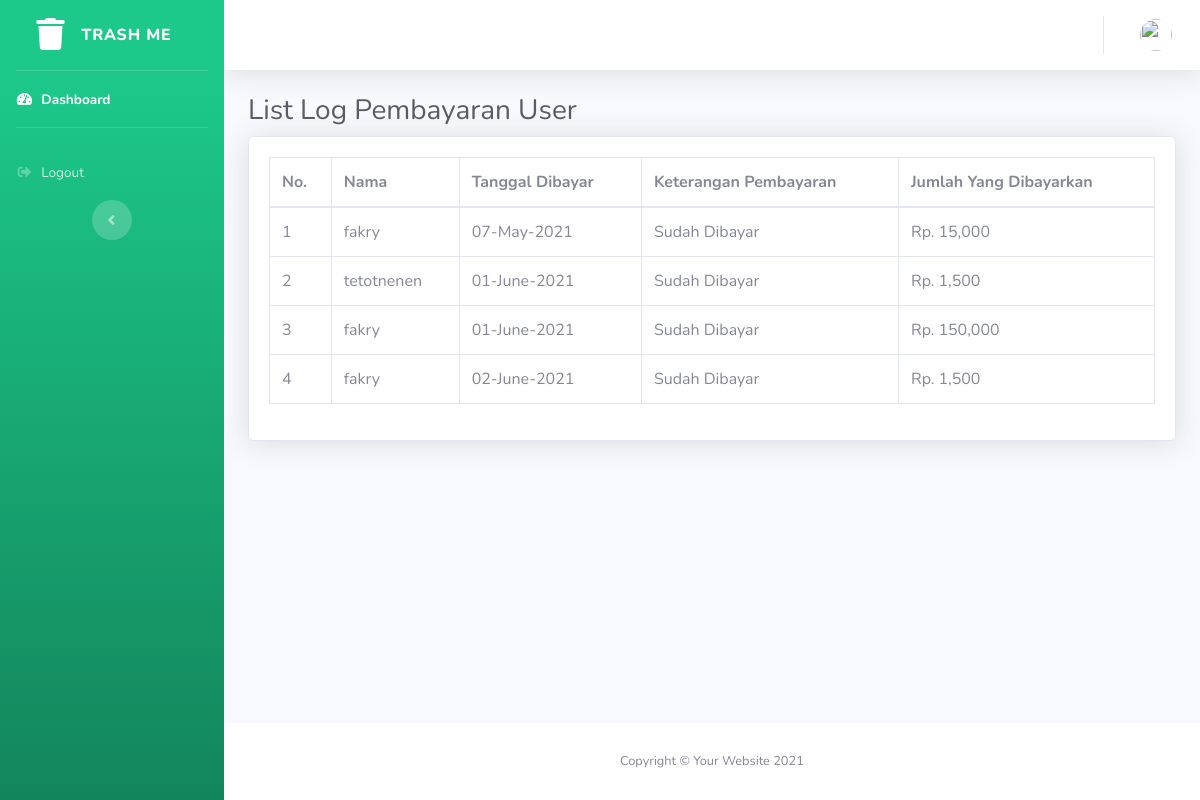
/userdetailpayment.php, run on the app's committed database.
### tables this page shows
CREATE TABLE `monthly_bill` (
  `id` int(11) NOT NULL,
  `id_users` int(11) NOT NULL,
  `payment` double NOT NULL,
  `date` date NOT NULL
);

CREATE TABLE `users` (
  `id` int(11) NOT NULL,
  `email` varchar(80) NOT NULL,
  `password` varchar(255) NOT NULL,
  `conf_password` varchar(255) NOT NULL,
  `name` varchar(50) NOT NULL,
  `address` text NOT NULL,
  `phone_num` varchar(20) NOT NULL,
  `role_id` int(11) NOT NULL,
  `profile_pict` varchar(255) NOT NULL
);

### function.php (called while the page is built, shortened)
<?php
$conn = mysqli_connect("localhost", "root", "","db_trashme");
function query($data){
    global $conn;
    $result = mysqli_query($conn, $data);
}
function query2($data){
    global $conn;
    $result = mysqli_query($conn, $data);
    $rows = [];
    while ( $row = mysqli_fetch_assoc($result)){
        $rows[]=$row;
    }
    return $rows;
}

### userdetailpayment.php (the view, shortened to what this page needs)
<?php
require 'function.php';
$datapembayar = query2("SELECT *, u.name FROM monthly_bill mb JOIN users u ON mb.id_users = u.id ORDER BY mb.date ASC");
?>
<!DOCTYPE html>
<html lang="en">
<head>
    <link href="vendor/fontawesome-free/css/all.min.css" rel="stylesheet" type="text/css">
    <link href="css/sb-admin-2.min.css" rel="stylesheet">
</head>
<body id="page-top">
    <div id="wrapper">
        <?php include 'sidebar.php'; ?>
        <div id="content-wrapper" class="d-flex flex-column">
            <div id="content">
                 <?php include 'topbar.php'?>
                <div class="container-fluid">
                    <h1 class="h3 mb-2 text-gray-800">List Log Pembayaran User</h1>
                    <div class="card shadow mb-4">
                        <div class="card-body">
                            <div class="table-responsive">
                                <table class="table table-bordered" id="dataTable" width="100%" cellspacing="0">
                                    <thead>
                                        <tr>
                                            <th>No.</th>
                                            <th>Nama</th>
                                            <th>Tanggal Dibayar</th>
                                            <th>Keterangan Pembayaran</th>
                                            <th>Jumlah Yang Dibayarkan</th>
                                        </tr>
                                    </thead>
                                    <tbody>
                                    <?php $i=1; ?>
                                    <?php foreach( $datapembayar as $data ):?>
                                        <tr>
                                            <td><?= $i; ?></td>
                                            <td><?= $data['name']; ?> </td>
                                            <td><?= date("d-F-Y", strtotime($data['date'])); ?></td>
                                            <td>Sudah Dibayar </td>
                                            <td>
                                                Rp. <?= number_format($data['payment']); ?>
                                            </td>
                                        </tr>
                                    <?php $i++?>
                                    <?php endforeach;?>
                                    </tbody>
                                </table>
                            </div>
                        </div>
                    </div>
                </div>
            </div>
            <footer class="sticky-footer bg-white">
                <div class="container my-auto">
                    <div class="copyright text-center my-auto">
                        <span>Copyright &copy; Your Website <?= date('Y')?></span>
                    </div>
                </div>
            </footer>
        </div>
    </div>
</body>
</html>

### sidebar.php (shortened to what this page needs)
<ul class="navbar-nav bg-gradient-success sidebar sidebar-dark accordion" id="accordionSidebar">
    <a class="sidebar-brand d-flex align-items-center justify-content-center" href="index.php">
        <div class="sidebar-brand-icon">
            <i class="fas fa-trash"></i>
        </div>
        <div class="sidebar-brand-text mx-3">Trash Me</div>
    </a>
    <hr class="sidebar-divider my-0">
    <li class="nav-item active">
        <a class="nav-link" href="index.php">
            <i class="fas fa-fw fa-tachometer-alt"></i>
            <span>Dashboard</span></a>
    </li>
    <hr class="sidebar-divider d-none d-md-block">
    <li class="nav-item">
        <a class="nav-link" href="logout.php">
        <i class="fas fa-sign-out-alt fa-fw"></i>
            <span>Logout</span></a>
    </li>
    <div class="text-center d-none d-md-inline">
        <button class="rounded-circle border-0" id="sidebarToggle"></button>
    </div>
</ul>

### topbar.php (shortened to what this page needs)
<?php
$id_user= $_SESSION['customer']['id'];
$user = query("SELECT * FROM users WHERE id = '$id_user' ");
?>
<nav class="navbar navbar-expand navbar-light bg-white topbar mb-4 static-top shadow">
<ul class="navbar-nav ml-auto">
    <li class="nav-item dropdown no-arrow">
        <a class="nav-link dropdown-toggle" href="#" id="userDropdown" role="button"
            data-toggle="dropdown" aria-haspopup="true" aria-expanded="false">
            <img class="img-profile rounded-circle"
                src="img/<?= $user['profile_pict']; ?>">
        </a>
    </li>
</ul>
</nav>

### data on the page
monthly_bill: id_users.name "fakry", date "07-May-2021", payment "15,000"
monthly_bill: id_users.name "tetotnenen", date "01-June-2021", payment "1,500"
monthly_bill: id_users.name "fakry", date "01-June-2021", payment "150,000"
monthly_bill: id_users.name "fakry", date "02-June-2021", payment "1,500"
